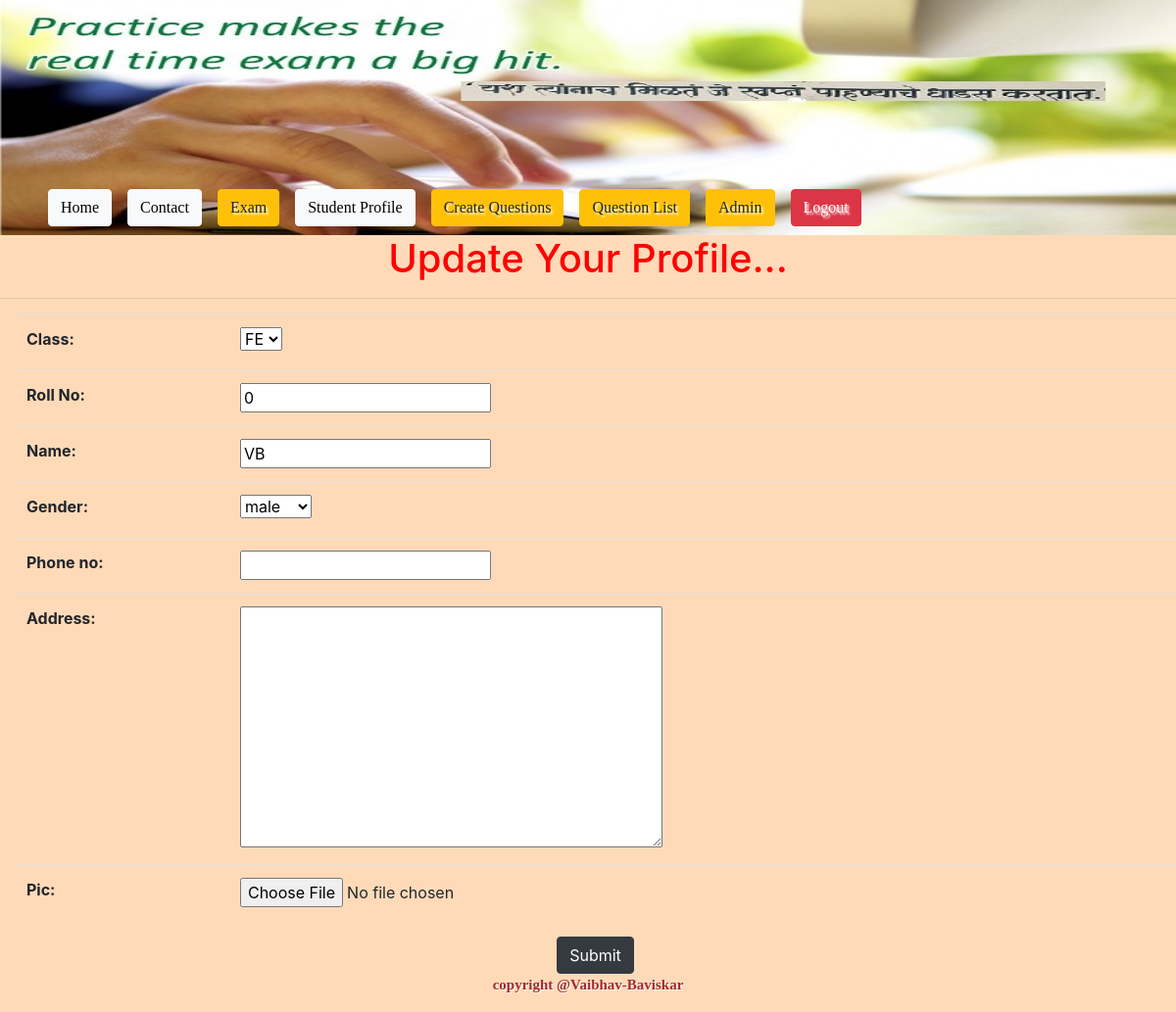
The app's page /multichoice/studentprofile/edit/1 (signed in) with its own data.
### multichoice/models.py (models this page shows, shortened)
class StudentProfile(models.Model):
    name = models.CharField(max_length=500)
    user = models.OneToOneField(to=User, on_delete=CASCADE)
    roll_No = models.IntegerField(default=0, validators=[MinValueValidator(0)])
    Class = models.CharField(max_length=20, default="FE", choices= (("FE","FE"), ("SE","SE"),("TE","TE"),("BE","BE")))
    gender = models.CharField(max_length=10, default="male", choices= (("male","male"), ("female","female")))
    phone_no = models.CharField(validators=[RegexValidator("^0?[5-9]{1}\d{9}$")], max_length=15, null=True, blank= True)
    address =models.TextField(null=True, blank= True)
    pic = models.ImageField(upload_to="images", null=True)
    class Meta:
        ordering = ('-roll_No',)

### multichoice/views.py (the view)
# urls.py: path('studentprofile/edit/<int:pk>', views.StudentProfileUpdateView.as_view(success_url='/multichoice/studentprofile')),
@method_decorator(login_required, name="dispatch")
class StudentProfileUpdateView(UpdateView):
    model = StudentProfile
    fields =["Class","roll_No","name","gender","phone_no","address","pic"]

### templates/multichoice/studentprofile_form.html (shortened to what this page needs)
{% extends 'base.html' %}
{%block content%}
{%load crispy_forms_tags%}
<center>
    <h1>Update Your Profile...</h1>
    <hr/>
<div style="padding-left: 15px;">
            <form method="POST" >
                <table class="table">
                    {{form}}
                </table>
                <input class="btn btn-dark" type="submit">
            </form>
</div>
</center>
{%endblock%}

### static/style.css (style rules this page uses)
body { background-color: aqua; font-size: 1.2em; background-repeat: no-repeat; background-size: 1350px 1700px; font-family: fantasy; }
h1 { color: red; }

### records on screen
StudentProfile: Class "FE", roll_No "0", name "VB", gender "male"
